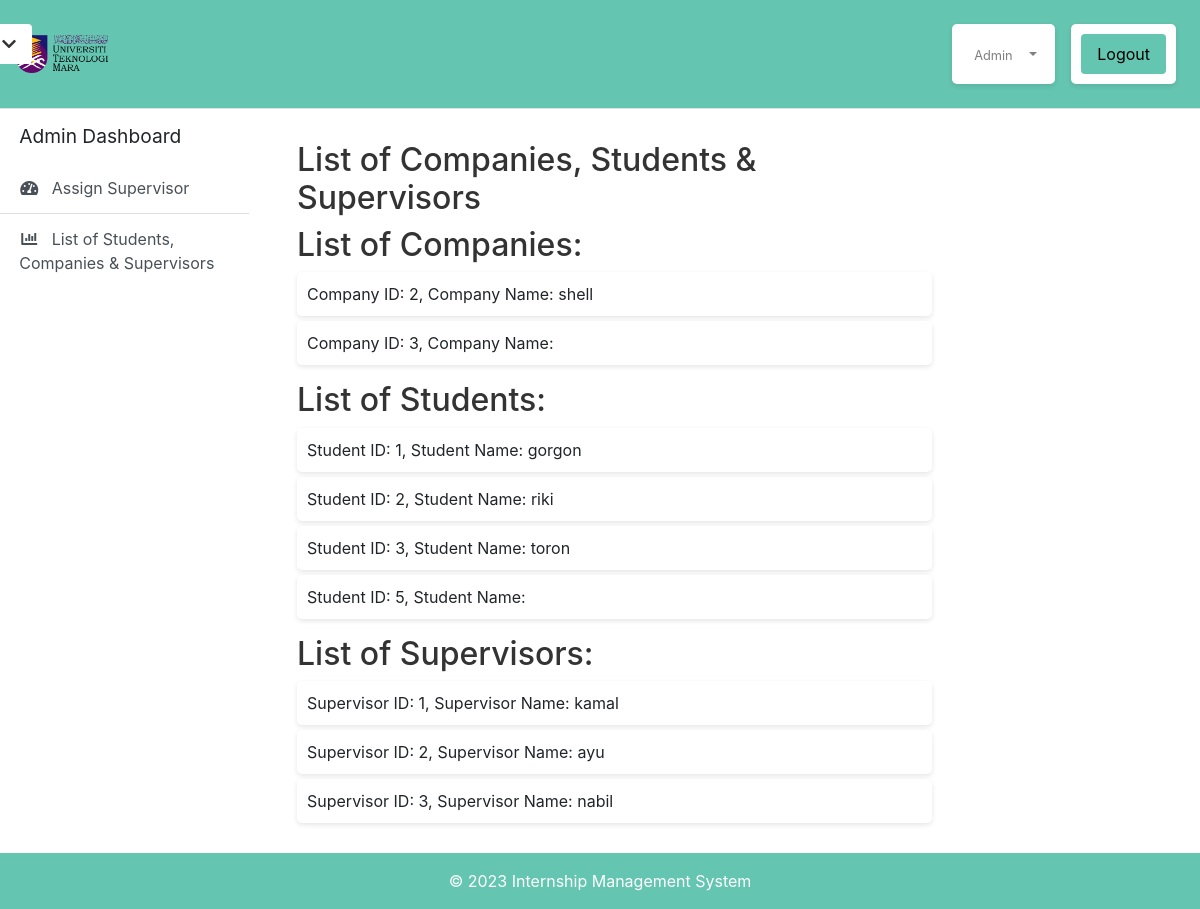
The page /adminview.php (signed in) on the database its author committed.
### tables this page shows
CREATE TABLE `companies` (
  `companyID` int(11) NOT NULL,
  `username` varchar(20) NOT NULL,
  `password` varchar(20) NOT NULL,
  `confirmpass` varchar(20) NOT NULL,
  `companyname` varchar(100) NOT NULL,
  `contactperson` varchar(50) DEFAULT NULL,
  `email` varchar(100) DEFAULT NULL,
  `contactphone` varchar(20) DEFAULT NULL,
  `userID` int(20) DEFAULT NULL
);

CREATE TABLE `students` (
  `studentID` int(11) NOT NULL,
  `username` varchar(20) NOT NULL,
  `password` varchar(20) NOT NULL,
  `confirmpass` varchar(20) NOT NULL,
  `studentname` varchar(100) NOT NULL,
  `email` varchar(100) NOT NULL,
  `studentphone` varchar(20) DEFAULT NULL,
  `studentcourse` varchar(20) NOT NULL,
  `studentcgpa` float NOT NULL,
  `supervisorID` int(11) DEFAULT NULL,
  `userID` int(20) DEFAULT NULL
);

CREATE TABLE `supervisors` (
  `supervisorID` int(11) NOT NULL,
  `username` varchar(20) NOT NULL,
  `password` varchar(20) NOT NULL,
  `confirmpass` varchar(20) NOT NULL,
  `supervisorname` varchar(100) NOT NULL,
  `email` varchar(100) NOT NULL,
  `supervisorphone` varchar(20) DEFAULT NULL,
  `userID` int(20) DEFAULT NULL
);

### adminview.php (the view, shortened to what this page needs)
<!DOCTYPE html>
<html lang="en">
<head>
  <link rel="stylesheet" type="text/css" href="dashboardstyle.css"/>
  <link rel="stylesheet" type="text/css" href="https://stackpath.bootstrapcdn.com/bootstrap/4.5.2/css/bootstrap.min.css"/>
  <link rel="stylesheet" type="text/css" href="https://cdnjs.cloudflare.com/ajax/libs/font-awesome/5.15.3/css/all.min.css"/>
</head>
</head>
<body>
<nav class="navbar navbar-expand-lg navbar-light border-bottom" style="background-color: #64C5B1;">
    <button class="btn btn-link" id="menu-toggle"><i class="fa fa-chevron-down"></i></button>
    <a href="#" class="d-flex align-items-center text-decoration-none ">
        <a href="admindashboard.php" style="width:100px;"><img class="logo" src="uitmlogo.png" alt="logo"></a>
    </a>
    <div class="collapse navbar-collapse" id="navbarSupportedContent">
      <ul class="navbar-nav ml-auto">
        <li class="nav-item dropdown">
        <a class="nav-link dropdown-toggle" href="#" id="userDropdown" role="button" data-toggle="dropdown" aria-haspopup="true" aria-expanded="false">    <ion-icon name="person-outline"></ion-icon>
          <span class="company_name mr-1 d-none d-lg-inline text-gray-600 big"> &nbsp;<span class="company_role mr-1 d-none d-lg-inline text-gray-600 small">Admin</span>
        </li>
        <li class="nav-item">
        <button class="btn btn-link" id="logout-toggle">
            <a href="logout.php" style="text-decoration: none; color: #000; font-size: 16px;">Logout</a></button>
        </li>
      </ul>
    </div>
  </nav>
  <div class="d-flex" id="wrapper">
    <div class="border-right" id="sidebar-wrapper" style="background-color: transparent;">
      <div class="sidebar-heading">Admin Dashboard</div>
      <div class="list-group list-group-flush">
        <a href="assignsupervisor.php" class="list-group-item list-group-item-action"><i class="fas fa-tachometer-alt fa-fw mr-2"></i> Assign Supervisor </a>
        <a href="adminview.php" class="list-group-item list-group-item-action"><i class="fas fa-chart-bar fa-fw mr-2"></i> List of Students, Companies & Supervisors </a>
      </div>
    </div>
    <div id="page-content-wrapper">
      <div class="container-fluid">
        <div class="row">
          <div class="col-lg-9">
        <h2>List of Companies, Students & Supervisors</h2>
    <?php
        $servername = "localhost";
        $username = "root";
        $password = "";
        $dbname = "test";
        $conn = new mysqli($servername, $username, $password, $dbname);
    function viewCompanies($conn) {
        $query = "SELECT * FROM companies";
        $result = $conn->query($query);
        if ($result->num_rows > 0) {
            echo "<h2>List of Companies:</h2>";
            echo "<ul>";
            while ($row = $result->fetch_assoc()) {
                echo "<li>Company ID: " . $row['companyID'] . ", Company Name: " . $row['companyname'] . "</li>";
            }
            echo "</ul>";
        } else {
            echo "<p>No companies found.</p>";
        }
    }
    function viewStudents($conn) {
        $query = "SELECT * FROM students";
        $result = $conn->query($query);
        if ($result->num_rows > 0) {
            echo "<h2>List of Students:</h2>";
            echo "<ul>";
            while ($row = $result->fetch_assoc()) {
                echo "<li>Student ID: " . $row['studentID'] . ", Student Name: " . $row['studentname'] . "</li>";
            }
            echo "</ul>";
        } else {
            echo "<p>No students found.</p>";
        }
    }
    function viewSupervisors($conn) {
        $query = "SELECT * FROM supervisors";
        $result = $conn->query($query);
        if ($result->num_rows > 0) {
            echo "<h2>List of Supervisors:</h2>";
            echo "<ul>";
            while ($row = $result->fetch_assoc()) {
                echo "<li>Supervisor ID: " . $row['supervisorID'] . ", Supervisor Name: " . $row['supervisorname'] . "</li>";
            }
            echo "</ul>";
        } else {
            echo "<p>No supervisors found.</p>";
        }
    }
viewCompanies($conn);
viewStudents($conn);
viewSupervisors($conn);
?>
            </div>
        </div>
      </div>
    </div>
  </div>
  <footer>
    &copy; 2023 Internship Management System
</footer>
</body>
</html>
</body>
</html>

### dashboardstyle.css (style rules this page uses)
body { font-family: 'Roboto', sans-serif; font-size: 16px; line-height: 1.5; color: #333; }
.logo { cursor: pointer; max-width:100%; max-height:100%; }
.navbar-collapse { flex-grow: 0; width: 100%; padding: 1rem 0; transition: all 0.3s ease-in-out; }
.navbar-nav { display: flex; align-items: center; justify-content: flex-end; }
.nav-item { margin: 0 0.5rem; }
.nav-link { color: #fff; text-decoration: none; padding: 0.5rem 1rem; transition: all 0.3s ease-in-out; }
.dropdown-toggle { padding: 0; background-color: transparent; border: none; }
#wrapper { display: flex; width: 100%; height: 100vh; transition: all 0.3s ease; }
#sidebar-wrapper { min-width: 250px; max-width: 250px; background-color: white; position: relative; z-index: 1000; height: 0vh; transition: all 0.3s ease; }
#sidebar-wrapper .sidebar-heading { padding: 0.8rem 1.2rem; font-size: 1.2rem; }
#sidebar-wrapper .list-group { width: 100%; }
#sidebar-wrapper .list-group-item { border-radius: 0; padding: 0.8rem 1.2rem; transition: all 0.3s ease; }
#page-content-wrapper { width: 100%; min-height: 100vh; padding: 2rem; transition: all 0.3s ease; }
#menu-toggle { display: block; position: absolute; top: 1.5rem; right: 73rem; padding: 0.5rem 1rem; color: #333; background-color: transparent; border: none; transition: all 0.3s ease; background-color: #fff; }
#logout-toggle { display: block; padding: 0.5rem 1rem; background-color: transparent; border: none; transition: all 0.3s ease; background-color:#64C5B1; }
button { background-color: lightgray; color: black; padding: 10px 20px; border: none; border-radius: 5px; cursor: pointer; transition: background-color 0.3s ease; }
footer { text-align: center; padding: 1em; background-color: #64C5B1; color: white; position: fixed; bottom: 0; width: 100%; }

### adminview.php (style rules this page uses)
h2 { color: #333; }
ul { list-style-type: none; padding: 0; }
li { background-color: #fff; margin: 5px 0; padding: 10px; border-radius: 5px; box-shadow: 0 2px 5px rgba(0, 0, 0, 0.1); }

### rows shown on the page
companies: companyID "2", companyname "shell"
companies: companyID "3"
students: studentID "1", studentname "gorgon"
students: studentID "2", studentname "riki"
students: studentID "3", studentname "toron"
students: studentID "5"
supervisors: supervisorID "1", supervisorname "kamal"
supervisors: supervisorID "2", supervisorname "ayu"
supervisors: supervisorID "3", supervisorname "nabil"
